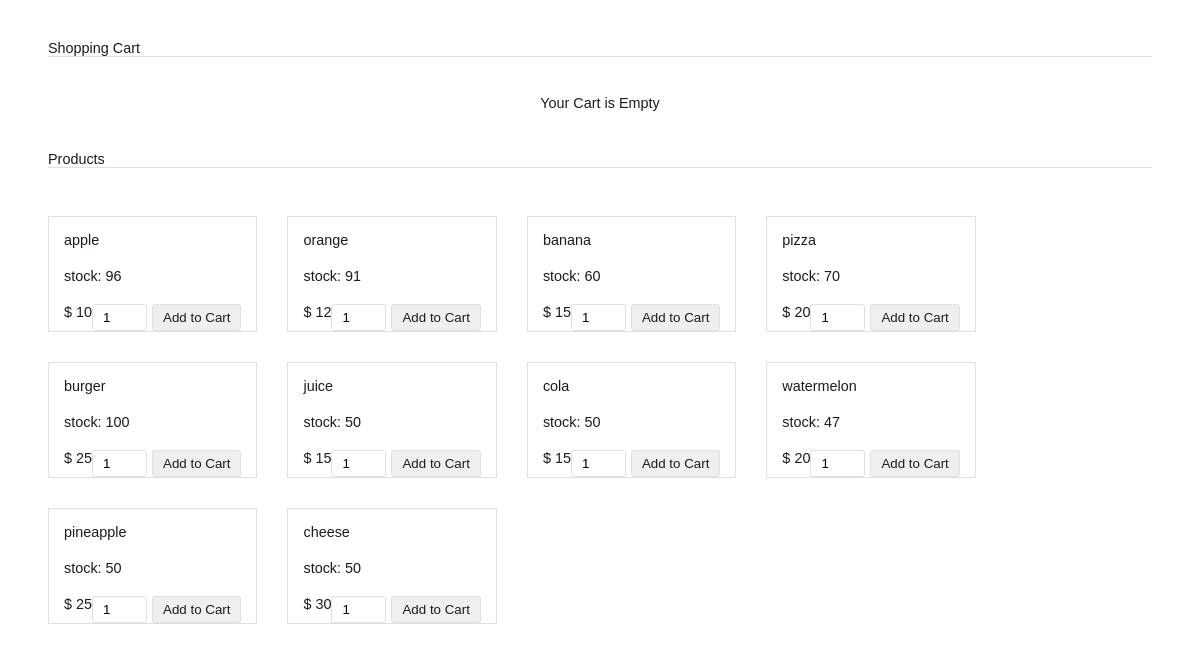
/products, run on an earlier commit of the app's database.
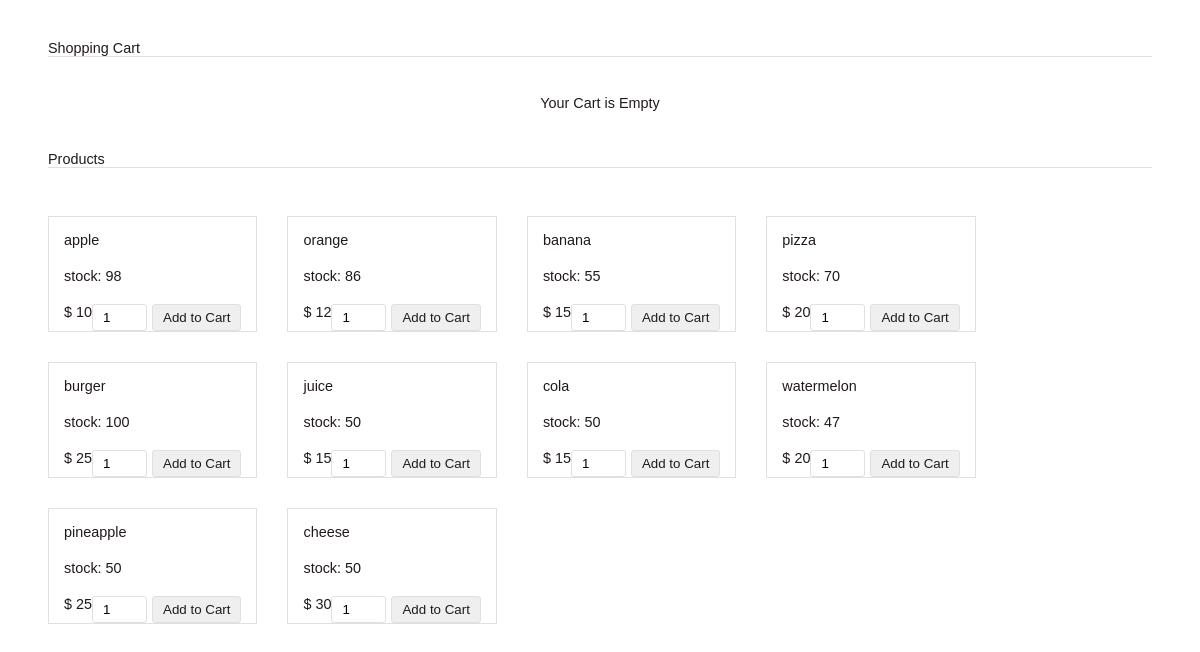
And on a later commit of the database.
### tables this page shows
CREATE TABLE products(
                productID integer,
                productDesc text,
                unitPrice integer,
                quantityInStock integer
                );

### shop.py (the view)
@app.route('/products')
def products():
    try:
        conn = sqlite3.connect('shop.db')
        conn.row_factory = sqlite3.Row
        cur = conn.cursor()
        cur.execute("SELECT * FROM products")
        rows = cur.fetchall()
        return render_template('products.html',products=rows)
    except Exception as e:
        print(e)
    finally:
        cur.close()
        conn.close()

### shop.py (called while the page is built)
@app.before_request
def make_session_permanent():
    session.permanent = True
    app.permanent_session_lifetime = timedelta(minutes=5)

### templates/products.html (shortened to what this page needs)
<!DOCTYPE html>
<html>
<head>
	<link href="{{ url_for('static', filename='css/style.css') }}" rel="stylesheet" type="text/css" />
</head>
<body>
	<div id="shopping-cart">
		<div class="txt-heading">Shopping Cart</div>
		{% if 'cart_item' in session %}
			<a id="btnEmpty" href="{{ url_for('.empty_cart') }}">Empty Cart</a>
			<table class="tbl-cart" cellpadding="10" cellspacing="1">
			<tbody>
				<tr>
					<th style="text-align:left;" width="50%">Name</th>
					<th style="text-align:left; ">Product ID</th>
					<th style="text-align:right;" width="10%">Quantity</th>
					<th style="text-align:right;" width="10%">Unit Price</th>
					<th style="text-align:right;" width="20%">Price</th>
					<th style="text-align:right;" >Delete</th>
				</tr>
				{% for key, val in session['cart_item'].items() %}
					{% set quantity = session['cart_item'][key]['quantity'] %}
					{% set unitPrice = session['cart_item'][key]['unitPrice'] %}
					{% set item_price = session['cart_item'][key]['total_price'] %}
					{% set productID = session['cart_item'][key]['productID'] %}
					<tr>
                        <td>{{ session['cart_item'][key]['productDesc'] }}</td>
						<td>{{ productID }}</td>
						<td style="text-align:right;">{{ quantity }}</td>
						<td style="text-align:right;">&#36; {{ unitPrice }}</td>
						<td style="text-align:right;">&#36; {{ item_price }}</td>
						<td><a id="btnDeleteAction" href="{{ url_for('.delete_product', productID=productID) }}">Delete</a></td>
					</tr>
				{% endfor %}
				<tr>
					<td colspan="2" style="text-align:right;">Total:</td>
					<td style="text-align:right;">{{ session['all_total_quantity'] }}</td>
					<td style="text-align:right;" colspan="2"><strong>&#36; {{ session['all_total_price'] }}</strong></td>
					<td></td>
				</tr>
			</tbody>
			</table>
			<a id="btnPurchaseAction" href="{{ url_for('.payment') }}">Purchase</a>
		{% else: %}
			<div class="no-records">Your Cart is Empty</div>
		{% endif %}
	</div>
	<div id="product-grid">
		<div class="txt-heading">Products</div>
		{% for product in products %}
			<div class="product-item">
				<form method="post" action="/add">
					<div class="product-tile-footer">
                        <div class="product-title">{{ product.productDesc }}</div>
                        <div class="product-stock">stock: {{ product.quantityInStock }}</div>
						<div class="product-price">&#36; {{ product.unitPrice }}</div>
						<div class="cart-action">
							<input type="text" class="product-quantity" name="quantity" value="1" size="2" />
							<input type="submit" value="Add to Cart" class="btnAddAction" />
						</div>
					</div>
				</form>
			</div>
		{% endfor %}
	</div>
</body>
</html>

### static/css/style.css (style rules this page uses)
body { font-family: Arial; color: #211a1a; font-size: 0.9em; }
#shopping-cart { margin: 40px; }
#product-grid { margin: 40px; }
.txt-heading { color: #211a1a; border-bottom: 1px solid #E0E0E0; overflow: auto; }
.btnAddAction { padding: 5px 10px; margin-left: 5px; background-color: #efefef; border: #E0E0E0 1px solid; color: #211a1a; float: right; text-decoration: none; border-radius: 3px; cursor: pointer; }
#product-grid .txt-heading { margin-bottom: 18px; }
.product-item { float: left; background: #ffffff; margin: 30px 30px 0px 0px; border: #E0E0E0 1px solid; }
.product-title { margin-bottom: 20px; }
.product-stock { margin-bottom: 20px; }
.product-price { float:left; }
.cart-action { float: right; }
.product-quantity { padding: 5px 10px; border-radius: 3px; border: #E0E0E0 1px solid; }
.product-tile-footer { padding: 15px 15px 0px 15px; overflow: auto; }
.no-records { text-align: center; clear: both; margin: 38px 0px; }

What changed in the data, as far as the page shows it:
changed products "apple": quantityInStock "96" → "98"
changed products "orange": quantityInStock "91" → "86"
changed products "banana": quantityInStock "60" → "55"
